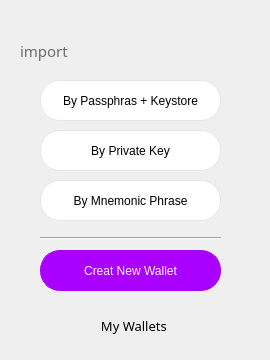
     <widget class="QWidget" name="page">
      <widget class="QWidget" name="importForm" native="true">
       <property name="geometry">
        <rect>
         <x>0</x>
         <y>30</y>
         <width>261</width>
         <height>321</height>
        </rect>
       </property>
       <widget class="QToolButton" name="mw_2">
        <property name="geometry">
         <rect>
          <x>60</x>
          <y>280</y>
          <width>141</width>
          <height>31</height>
         </rect>
        </property>
        <property name="font">
         <font>
          <family>微软雅黑</family>
          <pointsize>10</pointsize>
         </font>
        </property>
        <property name="focusPolicy">
         <enum>Qt::NoFocus</enum>
        </property>
        <property name="styleSheet">
         <string notr="true">border:0px;
</string>
        </property>
        <property name="text">
         <string>  My Wallets</string>
        </property>
        <property name="icon">
         <iconset>
          <normaloff>pic/mw0.png</normaloff>pic/mw0.png</iconset>
        </property>
        <property name="iconSize">
         <size>
          <width>200</width>
          <height>200</height>
         </size>
        </property>
        <property name="popupMode">
         <enum>QToolButton::DelayedPopup</enum>
        </property>
        <property name="toolButtonStyle">
         <enum>Qt::ToolButtonTextBesideIcon</enum>
        </property>
        <property name="autoRaise">
         <bool>false</bool>
        </property>
       </widget>
       <widget class="QLabel" name="label_4">
        <property name="geometry">
         <rect>
          <x>20</x>
          <y>10</y>
          <width>71</width>
          <height>21</height>
         </rect>
        </property>
        <property name="font">
         <font>
          <family>微软雅黑 Light</family>
          <pointsize>11</pointsize>
         </font>
        </property>
        <property name="styleSheet">
         <string notr="true">color: rgb(109, 109, 109);</string>
        </property>
        <property name="text">
         <string>import</string>
        </property>
       </widget>
       <widget class="Line" name="line_28">
        <property name="geometry">
         <rect>
          <x>40</x>
          <y>200</y>
          <width>181</width>
          <height>16</height>
         </rect>
        </property>
        <property name="orientation">
         <enum>Qt::Horizontal</enum>
        </property>
       </widget>
       <widget class="QPushButton" name="import_Pri">
        <property name="geometry">
         <rect>
          <x>40</x>
          <y>100</y>
          <width>181</width>
          <height>41</height>
         </rect>
        </property>
        <property name="font">
         <font>
          <family>Arial</family>
          <pointsize>9</pointsize>
          <weight>9</weight>
          <italic>false</italic>
          <bold>false</bold>
         </font>
        </property>
        <property name="cursor">
         <cursorShape>PointingHandCursor</cursorShape>
        </property>
        <property name="focusPolicy">
         <enum>Qt::NoFocus</enum>
        </property>
        <property name="styleSheet">
         <string notr="true">border-width: 1px;
border-color: rgb(230, 230, 230);
background-color: rgb(255, 255, 255);
color: rgb(0, 0, 0);
border-radius:20px;
border-style:solid; 
font: 75 9pt &quot;Arial&quot;;</string>
        </property>
        <property name="text">
         <string>By Private Key</string>
        </property>
        <property name="flat">
         <bool>true</bool>
        </property>
       </widget>
       <widget class="QPushButton" name="creat_new_wallet">
        <property name="geometry">
         <rect>
          <x>40</x>
          <y>220</y>
          <width>181</width>
          <height>41</height>
         </rect>
        </property>
        <property name="font">
         <font>
          <family>Arial</family>
          <pointsize>9</pointsize>
          <weight>9</weight>
          <italic>false</italic>
          <bold>false</bold>
         </font>
        </property>
        <property name="cursor">
         <cursorShape>PointingHandCursor</cursorShape>
        </property>
        <property name="focusPolicy">
         <enum>Qt::NoFocus</enum>
        </property>
        <property name="styleSheet">
         <string notr="true">border-width: 1px;
border-color: rgb(170, 0, 255);
background-color: rgb(170, 0, 255);
font: 75 9pt &quot;Arial&quot;;
color: rgb(255, 255, 255);
border-radius:20px;
border-style:solid; 
</string>
        </property>
        <property name="text">
         <string>Creat New Wallet</string>
        </property>
        <property name="flat">
         <bool>true</bool>
        </property>
       </widget>
       <widget class="QPushButton" name="import_Keystore">
        <property name="geometry">
         <rect>
          <x>40</x>
          <y>50</y>
          <width>181</width>
          <height>41</height>
         </rect>
        </property>
        <property name="font">
         <font>
          <family>Arial</family>
          <pointsize>9</pointsize>
          <weight>9</weight>
          <italic>false</italic>
          <bold>false</bold>
         </font>
        </property>
        <property name="cursor">
         <cursorShape>PointingHandCursor</cursorShape>
        </property>
        <property name="focusPolicy">
         <enum>Qt::NoFocus</enum>
        </property>
        <property name="styleSheet">
         <string notr="true">border-width: 1px;
border-color: rgb(230, 230, 230);
background-color: rgb(255, 255, 255);
color: rgb(0, 0, 0);
border-radius:20px;
border-style:solid; 
font: 75 9pt &quot;Arial&quot;;</string>
        </property>
        <property name="text">
         <string>By Passphras + Keystore</string>
        </property>
        <property name="flat">
         <bool>true</bool>
        </property>
       </widget>
       <widget class="QPushButton" name="import_MP">
        <property name="enabled">
         <bool>false</bool>
        </property>
        <property name="geometry">
         <rect>
          <x>40</x>
          <y>150</y>
          <width>181</width>
          <height>41</height>
         </rect>
        </property>
        <property name="font">
         <font>
          <family>Arial</family>
          <pointsize>9</pointsize>
          <weight>9</weight>
          <italic>false</italic>
          <bold>false</bold>
         </font>
        </property>
        <property name="cursor">
         <cursorShape>PointingHandCursor</cursorShape>
        </property>
        <property name="focusPolicy">
         <enum>Qt::NoFocus</enum>
        </property>
        <property name="styleSheet">
         <string notr="true">border-width: 1px;
border-color: rgb(230, 230, 230);
background-color: rgb(255, 255, 255);
color: rgb(0, 0, 0);
border-radius:20px;
border-style:solid; 
font: 75 9pt &quot;Arial&quot;;</string>
        </property>
        <property name="text">
         <string>By Mnemonic Phrase</string>
        </property>
        <property name="flat">
         <bool>true</bool>
        </property>
       </widget>
      </widget>
     </widget>
